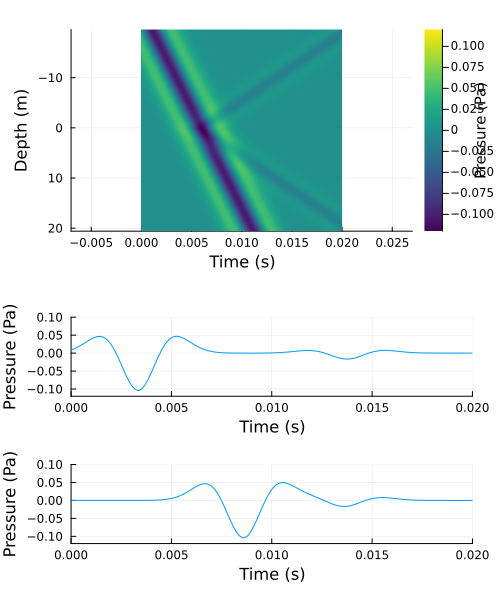

Reproduce this figure in Julia.
#--
# Threads.nthreads() displays number of available threads
# if ==1, start julia with JULIA_NUM_THREADS=4 julia
#--

#--
# If no graphics (X-windows) required, then ENV["GKSwstype"]="nul"
#--

using FDModBiotCyl
#
using CPUTime
using ProgressMeter
using Plots
using Printf
#

#--Suppressing graphics
#ENV["GKSwstype"]="nul"

@__DIR__
@__FILE__


#================
Drawing a model
================#
function drawmodel(Field_Var,nz,dz,nr,dr,LPML_r,LPML_z)
   println("Drawing a model...")
   zvec=[0:dz:(nz-1)*dz]
   rvec=[0:dr:(nr-1)*dr]
   R=(nr-1)*dr
#   plt1=heatmap(rvec,zvec,Vp,yflip=true,xlabel="R (m)",ylabel="Z (m)",ratio=1)
   plt1=heatmap(rvec,zvec,Field_Var,yflip=true,xlabel="R (m)",ylabel="Z (m)")
   plot!([0;R],ones(2)*(LPML_z-1)*dz,label="",color=:black)
   plot!([0;R],ones(2)*((nz-LPML_z+1)*dz),label="",color=:black)
   plot!(ones(2)*((nr-LPML_r+1)*dr),[0;(nz-1)*dz],label="",color=:black)
   display(plot(plt1))
   tmp_filename=@sprintf "tmp_FDmodel.png"
   tmp_filename_full=string(@__DIR__,"/",tmp_filename)
   png(tmp_filename_full)
   println("--------")
   println("Model config figure is saved in:", tmp_filename_full)
   println("--------")
end

#================
Drawing a snapshot
================#
function drawsnap(Data1,nz,dz,nr,dr,LPML_r,LPML_z,title_str)
   println("Drawing a snapshot...")
   zvec=[0:dz:(nz-1)*dz]
   rvec=[0:dr:(nr-1)*dr]
   R=(nr-1)*dr
   plt1=heatmap(rvec,zvec,Data1,yflip=true,xlabel="R (m)",ylabel="Z (m)",legend=:none)
   heatmap!(title=title_str)
   plot!([0;R],ones(2)*(LPML_z-1)*dz,label="",color=:black)
   plot!([0;R],ones(2)*((nz-LPML_z+1)*dz),label="",color=:black)
   plot!(ones(2)*((nr-LPML_r+1)*dr),[0;(nz-1)*dz],label="",color=:black)
   display(plot(plt1))
end


#===================================================
Creating a model for a borehole with a caliper change
====================================================#
function makemodel_Elastic_CaliperChange()
   #Necessary input matrices to the main loop function are:
   #Rho: Bulk density
   #Rhof: Fluid density
   #M,C,H: Poroelastic moduli
   #G: Formation shear modulus
   #D1,D2: Poroelastic moduli in Ou's formulation
   #Flag_AC,Flag_E: flag specifying acoustic region or elastic region
   #Other input parameters to the main loop function are:
   #ir_wall: grid number in the r direction at which a borehole wall starts (single value)
   #
   # This function creates the above input parameters assuming a borehole with a constant radius
   # embedded in an elastic two-layer medium


   #Model size
   nr=301 #samples
   nz=501 #samples
   dr=0.01 #meter
   dz=0.2 #meter


   #==============================================
   Initializing grain/frame parameters
   ==============================================#
   #First creating grain/frame parameters and then converting them
   #to necessary poroelastic parameters for our FD
   #----solid phase-----
   Km=zeros(nz,nr) #frame
   Ks=zeros(nz,nr) #grain
   G=zeros(nz,nr) #bulk
   Rho=zeros(nz,nr) #bulk (weighted average of Rhos and Rhof)
   Rhos=zeros(nz,nr) #grain
   #---fluid phase----
   Kf=zeros(nz,nr)
   Rhof=zeros(nz,nr)
   Kappa0=zeros(nz,nr) #static permeability (m^2, 1D=9.869E-13m^2)
   Eta=zeros(nz,nr) #dynamic viscosity Pa.s=kg/(m.s)
   #---other parameters---
   Phi=zeros(nz,nr)
   Tot=zeros(nz,nr) #Tortuosity factor (see Sidler 2014)
   #End initializing poroelastic parameters

   #==============================================
   Fluid parameters
   ==============================================#
   #Assuming that fluid properties are identical everywhere
   Kf[:,:]=ones(nz,nr)*2.25*10^9
   Rhof[:,:]=ones(nz,nr)*1000
   Eta[:,:]=ones(nz,nr)*1.0*10^(-3) #water 1E-3 Pa.s

   #========================================
   Inclusion of a borehole (acoustic media)
   ========================================#
   Flag_AC=zeros(nz,nr)
   #Borehole wall (homogeneous radius)
   ir_wall=6

   for iz=1:270
       Flag_AC[iz,1:ir_wall]=ones(ir_wall)
       Rho[iz,1:ir_wall]=ones(ir_wall)*Rhof[1,1] #Rho=Rhof
       G[iz,1:ir_wall]=ones(ir_wall)*0.0 #G=0
       Phi[iz,1:ir_wall]=ones(ir_wall) #Phi=1
       Km[iz,1:ir_wall]=ones(ir_wall)*0.0 #Km=0 (G=0,phi=0->M=C=H=Kf, Ou's)
       Ks[iz,1:ir_wall]=ones(ir_wall)*Kf[1,1] #
       Eta[iz,1:ir_wall]=ones(ir_wall)*0.0 #eta=0 (-> D2=0, Ou's)
   end

   #Caliper changes stepwise
   ir_wall2=7

   for iz=271:nz
       Flag_AC[iz,1:ir_wall2]=ones(ir_wall2)
       Rho[iz,1:ir_wall2]=ones(ir_wall2)*Rhof[1,1] #Rho=Rhof
       G[iz,1:ir_wall2]=ones(ir_wall2)*0.0 #G=0
       Phi[iz,1:ir_wall2]=ones(ir_wall2) #Phi=1
       Km[iz,1:ir_wall2]=ones(ir_wall2)*0.0 #Km=0 (G=0,phi=0->M=C=H=Kf, Ou's)
       Ks[iz,1:ir_wall2]=ones(ir_wall2)*Kf[1,1] #
       Eta[iz,1:ir_wall2]=ones(ir_wall2)*0.0 #eta=0 (-> D2=0, Ou's)
   end

   #==========================
   Elastic homogeneous media 
   ==========================#
   Flag_E=zeros(nz,nr)
   Vp1_elastic=4000.0 #Or, Specify K_elastic
   Vs1_elastic=2000.0
   Rho1_elastic=2500.0
   for iz=1:270 #Upper Elastic medium

       G_elastic=Vs1_elastic^2*Rho1_elastic
       K_elastic=Vp1_elastic^2*Rho1_elastic-4/3*G_elastic

       Flag_E[iz,ir_wall+1:end]=ones(nr-ir_wall)
       Rho[iz,ir_wall+1:end]=ones(nr-ir_wall)*Rho1_elastic #Rho=Rho_elastic
       Rhof[iz,ir_wall+1:end]=ones(nr-ir_wall)*Rho1_elastic #Rhof=Rho_elastic
       G[iz,ir_wall+1:end]=ones(nr-ir_wall)*G_elastic #G=Gs (Ou's)
       #--
       Phi[iz,ir_wall+1:end]=ones(nr-ir_wall)*0.0 #Phi=0
       Km[iz,ir_wall+1:end]=ones(nr-ir_wall)*K_elastic #Km
       Ks[iz,ir_wall+1:end]=ones(nr-ir_wall)*K_elastic #Ks=Km (-> M=Inf, Ou's)
       #--
       Kappa0[iz,ir_wall+1:end]=ones(nr-ir_wall)*0.0 #k0=0 (-> D1=D2=Inf, Ou's)
   end

   for iz=271:nz #Lower Elastic medium

       G_elastic=Vs1_elastic^2*Rho1_elastic
       K_elastic=Vp1_elastic^2*Rho1_elastic-4/3*G_elastic

       Flag_E[iz,ir_wall2+1:end]=ones(nr-ir_wall2)
       Rho[iz,ir_wall2+1:end]=ones(nr-ir_wall2)*Rho1_elastic #Rho=Rho_elastic
       Rhof[iz,ir_wall2+1:end]=ones(nr-ir_wall2)*Rho1_elastic #Rhof=Rho_elastic
       G[iz,ir_wall2+1:end]=ones(nr-ir_wall2)*G_elastic #G=Gs (Ou's)
       #--
       Phi[iz,ir_wall2+1:end]=ones(nr-ir_wall2)*0.0 #Phi=0
       Km[iz,ir_wall2+1:end]=ones(nr-ir_wall2)*K_elastic #Km
       Ks[iz,ir_wall2+1:end]=ones(nr-ir_wall2)*K_elastic #Ks=Km (-> M=Inf, Ou's)
       #--
       Kappa0[iz,ir_wall2+1:end]=ones(nr-ir_wall2)*0.0 #k0=0 (-> D1=D2=Inf, Ou's)
   end

   #=====================================================
   Converting grain/frame parameters into poroelastic parameters
   =====================================================#
   #Rho, Rhof, M, C, H, G, D1, D2
   #Rho as is
   #Rhof as is
   Alpha=ones(nz,nr)-Km./Ks
   M=( (Alpha-Phi)./Ks+Phi./Kf ).^(-1)
   C=M.*Alpha
   H=Km+4/3*G+M.*Alpha.^2
   #G as is
   D1=Tot.*Rhof./Phi #(1+2/m)*alpha_inf*rhof/phi
   D2=Eta./Kappa0

   #Correction of H and C for elastic media
   for ir=1:nr
      for iz=1:nz
         if(Flag_E[iz,ir]==1)
            H[iz,ir]=Ks[iz,ir]+4/3*G[iz,ir]
            C[iz,ir]=Ks[iz,ir] #Ou's
         end

         if(Flag_AC[iz,ir]==1)
#            D1[iz,ir]=1.0 #Guan's
            D1[iz,ir]=1000. #Ou's D1=rhof
            D2[iz,ir]=0. #Ou's D2=0
         end
      end
   end


   return nr,nz,dr,dz,Rho,Rhof,M,C,H,G,D1,D2,Flag_AC,Flag_E,ir_wall
end


#----MAIN loop function----
function main_loop!(nr,nz,dr,dz,Rho,Rhof,M,C,H,G,D1,D2,dt,nt,T,
   vr,vz,trr,tpp,tzz,trz,
   vfr,vfz,pf,
   ir_wall,
   Flag_AC,Flag_E,
   nrec,index_allrec_tii,rec_tii,
   LPML_r,LPML_z,PML_Wr,PML_Wz,PML_IWr,PML_Wr2,PML_Wz2,PML_IWr2,
   snapshots_vr,snapshots_vz,snapshots_tzz,nsnap,itvec_snap,nskip)

#println("start")

#--
Flag_vf_zero=get_Flag_vf_zero(Flag_AC,Flag_E,nr,nz)

#initializing matrices of PML
Prz_T,Pzz_T,Rz_T,Srz_T,PzzPE_T,RzPE_T,
Prz_B,Pzz_B,Rz_B,Srz_B,PzzPE_B,RzPE_B,
Prr_R,Qrp_R,Pzr_R,Qzp_R,Rr_R,Rp_R,Rrz_R,PrrPE_R,RrPE_R,RpPE_R,
Prr_TR,Qrp_TR,Prz_TR,Pzr_TR,Qzp_TR,Pzz_TR,Rr_TR,Rp_TR,Rz_TR,Rrz_TR,Srz_TR,PrrPE_TR,PzzPE_TR,RrPE_TR,RpPE_TR,RzPE_TR,
Prr_BR,Qrp_BR,Prz_BR,Pzr_BR,Qzp_BR,Pzz_BR,Rr_BR,Rp_BR,Rz_BR,Rrz_BR,Srz_BR,PrrPE_BR,PzzPE_BR,RrPE_BR,RpPE_BR,RzPE_BR=
init_PML_Por(LPML_r,LPML_z,nr,nz)

memT_vr,memT_vz,memT_trr,memT_tpp,memT_tzz,memT_trz,memT_vfr,memT_vfz,memT_pf,
memB_vr,memB_vz,memB_trr,memB_tpp,memB_tzz,memB_trz,memB_vfr,memB_vfz,memB_pf,
memR_vr,memR_vz,memR_trr,memR_tpp,memR_tzz,memR_trz,memR_vfr,memR_vfz,memR_pf=
init_memory_variables_Por(LPML_r,LPML_z,nr,nz)
#return


# Making sure RightBC for stress (zero values are trp and trz)
ApplyBCRight_stress!(vr,vz, #Use with flag_zero=1 (see ApplyBCRight_stress1D01)
    trz,
    G,nr,nz,dr,dz,dt)

#error()
@showprogress for ii=1:nt
#@showprogress for ii=1:1001
#for ii=1:1



#----Time at (ii-1)*dt---(updating velocities)-----

#--PML: save velocity at previous step
PML_save_vel!(memT_vr,memT_vz,memT_vfr,memT_vfz,
              memB_vr,memB_vz,memB_vfr,memB_vfz,
              memR_vr,memR_vz,memR_vfr,memR_vfz,
              vr,vz,vfr,vfz,nr,nz,LPML_z,LPML_r)
#println("update vel")

# Main velocity update!
update_velocity_1st_Por!(vr,vz,trr,tpp,tzz,trz,vfr,vfz,pf,Rho,Rhof,D1,D2,Flag_vf_zero,nr,nz,dr,dz,dt,LPML_z,LPML_r)

#error()

#PML: update velocity
PML_update_vel!(vr,vz,trr,tpp,tzz,trz,vfr,vfz,pf,
              Rho,Rhof,D1,D2,Flag_vf_zero,nr,nz,dr,dz,dt,
              Prz_T,Pzz_T,PzzPE_T,
              Prz_B,Pzz_B,PzzPE_B,
              Prr_R,Qrp_R,Pzr_R,Qzp_R,Rr_R,Rp_R,Rrz_R,
              PrrPE_R,RrPE_R,RpPE_R,
              Prz_TR,Pzz_TR,PzzPE_TR,
              Prr_TR,Qrp_TR,Pzr_TR,Qzp_TR,Rr_TR,Rp_TR,Rrz_TR,
              PrrPE_TR,RrPE_TR,RpPE_TR,
              Prz_BR,Pzz_BR,PzzPE_BR,
              Prr_BR,Qrp_BR,Pzr_BR,Qzp_BR,Rr_BR,Rp_BR,Rrz_BR,
              PrrPE_BR,RrPE_BR,RpPE_BR,
              LPML_z,LPML_r)
#println("update vel Left")

# Making sure RightBC for velocity (zero values are vr)
ApplyBCRight_vel!(vr,vz,
      trr,tpp,tzz,trz,
      vfr,vfz,pf,
      Rho,Rhof,D1,D2,Flag_vf_zero,nr,nz,dr,dz,dt)

#---velocity B.Cs-----
#Periodic Left Edge
ApplyBCLeft_vel!(vr,vz,trr,tpp,tzz,trz,vfr,vfz,pf,
                          Rho,Rhof,D1,D2,Flag_vf_zero,
                          nr,nz,dr,dz,dt,
                          Prz_T,Pzz_T,PzzPE_T,
                          Prz_B,Pzz_B,PzzPE_B,
                          LPML_z)


#PML: update memory variables for stress (Rx and Sxx) using velocity at two time steps
PML_update_memRS!(Rz_T,Srz_T,RzPE_T,
                  Rz_B,Srz_B,RzPE_B,
                  Rr_R,Rp_R,Rrz_R,RrPE_R,RpPE_R,
                  Rr_TR,Rp_TR,Rz_TR,Rrz_TR,Srz_TR,RrPE_TR,RpPE_TR,RzPE_TR,
                  Rr_BR,Rp_BR,Rz_BR,Rrz_BR,Srz_BR,RrPE_BR,RpPE_BR,RzPE_BR,
                  memT_vr,memT_vz,memT_vfr,memT_vfz,
                  memB_vr,memB_vz,memB_vfr,memB_vfz,
                  memR_vr,memR_vz,memR_vfr,memR_vfz,
                  vr,vz,vfr,vfz,nr,nz,dr,dz,dt,LPML_z,LPML_r,PML_Wz,PML_Wr,PML_IWr,PML_Wz2,PML_Wr2,PML_IWr2)

#--src injection (velocity)
#srcamp=src_func[ii]
#srcapply!(vz,src_index,src_dn,srcamp)
#srcapply!(vr,src_index,src_dn,srcamp)

#----Time at (ii-1)*dt+dt/2----(updating stress)---


#--PML: save stress at previous step
PML_save_stress!(memT_trr,memT_tpp,memT_tzz,memT_trz,memT_pf,
                 memB_trr,memB_tpp,memB_tzz,memB_trz,memB_pf,
                 memR_trr,memR_tpp,memR_tzz,memR_trz,memR_pf,
                 trr,tpp,tzz,trz,pf,nr,nz,LPML_z,LPML_r)

#println("update stress")

# Main stress update!
update_stress_1st_Por!(vr,vz,trr,tpp,tzz,trz,vfr,vfz,pf,
     M,C,H,G,nr,nz,dr,dz,dt,LPML_z,LPML_r)
#error()

#PML: stress update
PML_update_stress!(vr,vz,trr,tpp,tzz,trz,vfr,vfz,pf,
                  M,C,H,G,nr,nz,dr,dz,dt,
                  Rz_T,Srz_T,RzPE_T,
                  Rz_B,Srz_B,RzPE_B,
                  Rr_R,Rp_R,Rrz_R,RrPE_R,RpPE_R,
                  Rr_TR,Rp_TR,Rz_TR,Rrz_TR,Srz_TR,RrPE_TR,RpPE_TR,RzPE_TR,
                  Rr_BR,Rp_BR,Rz_BR,Rrz_BR,Srz_BR,RrPE_BR,RpPE_BR,RzPE_BR,
                  LPML_z,LPML_r)

# Making sure RightBC for stress (zero values are trp and trz)
ApplyBCRight_stress!(vr,vz, #Use with flag_zero=1 (see ApplyBCRight_stress1D01)
     trz,
     G,nr,nz,dr,dz,dt)

#---stress B.Cs
#println("update stress Left")
ApplyBCLeft_stress!(vr,vz,trr,tpp,tzz,trz,vfr,vfz,pf,
                    M,C,H,G,nr,nz,dr,dz,dt,
                    Rz_T,Srz_T,RzPE_T,
                    Rz_B,Srz_B,RzPE_B,
                    LPML_z)

#--src injection (stress:monopole src)
#srcamp=-src_func[ii]
#srcapply!(pf,src_index,src_dn,-srcamp)
#srcapply!(tzz,src_index,src_dn,srcamp)
#srcapply!(trr,src_index,src_dn,srcamp)
#srcapply!(tpp,src_index,src_dn,srcamp)


#--PML: update memory variables for velocity (Pxx and Qxx) using stress at two time steps
PML_update_memPQ!(Prz_T,Pzz_T,PzzPE_T,
                  Prz_B,Pzz_B,PzzPE_B,
                  Prr_R,Qrp_R,Pzr_R,Qzp_R,PrrPE_R,
                  Prr_TR,Qrp_TR,Prz_TR,Pzr_TR,Qzp_TR,Pzz_TR,PrrPE_TR,PzzPE_TR,
                  Prr_BR,Qrp_BR,Prz_BR,Pzr_BR,Qzp_BR,Pzz_BR,PrrPE_BR,PzzPE_BR,
                  memT_trr,memT_tpp,memT_tzz,memT_trz,memT_pf,
                  memB_trr,memB_tpp,memB_tzz,memB_trz,memB_pf,
                  memR_trr,memR_tpp,memR_tzz,memR_trz,memR_pf,
                  trr,tpp,tzz,trz,pf,nr,nz,dr,dz,dt,LPML_z,LPML_r,PML_Wz,PML_Wr,PML_IWr,PML_Wz2,PML_Wr2,PML_IWr2)

#-----End of updating field----

#println("receiver")
#Receiver field (extraction)
#getRecData_from_index!(vr,rec_vr,index_allrec_vr,nrec,ii)
#getRecData_from_index!(vz,rec_vz,index_allrec_vz,nrec,ii)
getRecData_from_index!(trr,rec_tii,index_allrec_tii,nrec,ii)



#--Snapshots
#println("check snap")
check_snap=findall(x -> x==ii,itvec_snap)
if (length(check_snap)!=0)
   println("ii=",ii)
   cnt_snap=Int(check_snap[1])
   get_snapshots!(snapshots_vz,cnt_snap,vz,nr,nz)
   get_snapshots!(snapshots_vr,cnt_snap,vr,nr,nz)
   get_snapshots!(snapshots_tzz,cnt_snap,tzz,nr,nz)

   drawsnap(snapshots_tzz[:,:,cnt_snap],nz,dz,nr,dr,
            LPML_r,LPML_z,"Snapshots: Tzz")

end

end #i Time

end #function
#------------------------------

#-----ENTRY POINT HERE----
CPUtic()
start=time()

#======================
General variables
======================#

#time samples
dt=0.125E-5
nt=16001
T=(nt-1)*dt
tvec=range(0.0,T,length=nt) # range object (no memory allocation)
tvec=collect(tvec) # a vector

#PML thickness in samples
LPML_r=51
LPML_z=31

#======================
Creating model
======================#
nr,nz,dr,dz,Rho,Rhof,M,C,H,G,D1,D2,Flag_AC,Flag_E,ir_wall=makemodel_Elastic_CaliperChange()
drawmodel(H,nz,dz,nr,dr,LPML_r,LPML_z)
#error()

#======================
Stability check
======================#
Vmax=maximum((H./Rho).^(0.5))
check_stability01(dt,dr,Vmax,0)
check_stability01(dt,dz,Vmax,0)

#======================
Creating src wavelet
======================#
f0=200 #src Freq
delay=1/f0*1.0
src_func=myricker2(tvec,f0,delay,2) #when using 2nd derivative Gaussian (Ricker wavelet with a negative sign)
tmp_maxamp=maximum(map(abs,src_func))
#Note: Peng_solution() assumes unit vz. Therefore, src_func above will be interpreted as vz.
#The following scaling of 1/(rho*Vp) makes the incident wave unit amplitude Ricker wavelet for tzz.
src_func=src_func/(2500*4000)

src_func=src_func/tmp_maxamp
display(plot(tvec,src_func[:],title="src function"))
tmpfilename_src=string(@__DIR__,"/src_function.png")
png(tmpfilename_src)
println("Source signature figure saved in ",tmpfilename_src)

#================================
Src depth where a plane P wave
starts to propagate downward
================================#
srcdepth=30. #meter

#==============================
Initializig field variables
==============================#
# Initial conditions of a plane P wave
vr,vz,trr,tpp,tzz,trz,
vfr,vfz,pf,
vz_srcBC,vr_srcBC,
trr_srcBC,tpp_srcBC,tzz_srcBC,trz_srcBC,
vz_init,vr_init,trr_init,tpp_init,tzz_init,
trz_init,
src_iz,noffset,
f0=initialize_planewave(nr,nz,dr,dz,ir_wall,Rho,H,G,nt,tvec,dt,src_func,srcdepth,f0,delay)
# Initializing PML field variables
LPML_r,LPML_z,PML_Wr,PML_Wz,
PML_IWr,PML_Wr2,PML_Wz2,PML_IWr2=init_PML_profile(LPML_r,LPML_z,Vmax,dr,dz,nr,f0)
#PML_check(LPML_r,LPML_z,Vmax,dr,dz,f0)
#error()
#==============================
Check model
==============================#
drawmodel(vz_init,nz,dz,nr,dr,LPML_r,LPML_z)

#===================
Receiver geometry
====================#
#Fluid pressure at borehole center
nrec=nz
recgeom=zeros(nrec,2) #(z,r)
for irec=1:nrec
   recgeom[irec,1]=dz*(irec-1)
   recgeom[irec,2]=0.0
end
rec_tii,index_allrec_tii=init_receiver_hydrophone(recgeom,nrec,dr,dz,nr,nz,nt)



#==============================
Snapshot settings
==============================#
nskip=2000 #change here to adjust time sampling (1~nt)
snapshots_vz,nsnap,itvec_snap=init_snapshots(nt,nz,nr,nskip)
snapshots_vr,nsnap,itvec_snap=init_snapshots(nt,nz,nr,nskip)
snapshots_tzz,nsnap,itvec_snap=init_snapshots(nt,nz,nr,nskip)
#error()

#==============================
Start main FD Loop
==============================#

main_loop!(nr,nz,dr,dz,Rho,Rhof,M,C,H,G,D1,D2,dt,nt,T,
   vr_init,vz_init,trr_init,tpp_init,tzz_init,trz_init,
   vfr,vfz,pf,
   ir_wall,
   Flag_AC,Flag_E,
   nrec,index_allrec_tii,rec_tii,
   LPML_r,LPML_z,PML_Wr,PML_Wz,PML_IWr,PML_Wr2,PML_Wz2,PML_IWr2,
   snapshots_vr,snapshots_vz,snapshots_tzz,nsnap,itvec_snap,nskip)


CPUtoc()
println("elapsed real time: ", round(time() - start;digits=3)," seconds")

println("FD finished without a problem.")

#==============================
Figure outputs
==============================#
println("Plotting receiver responses...")
FD_z0=269*dz+dz/2 #depth of the caliper-change boundary
offset=recgeom[:,1]-FD_z0*ones(size(recgeom[:,1]))
plt1 = heatmap(    
    tvec[1:10:end],
    offset[173:373],
    transpose(-rec_tii[1:10:end, 173:373]),
    xlabel = "Time (s)",
    ylabel = "Depth (m)",
    colorbar_title  = "Pressure (Pa)",
    yflip  = true,
    c      = :viridis, 
    aspect_ratio=0.0005,
    colorbar = true,
    clims=(-0.12,0.12)
)

plt2 = plot(
    tvec[:],
    -rec_tii[:,218],
    xlabel = "Time (s)",
    ylabel = "Pressure (Pa)",
    label  = "",
    ylims  = (-0.12, 0.1),
    xlims  = (0, 0.02),
    yticks = [-0.1, -0.05, 0, 0.05, 0.1]
)

plt3 = plot(
    tvec[:],
    -rec_tii[:,323],
    xlabel = "Time (s)",
    ylabel = "Pressure (Pa)",
    label  = "",
    ylims  = (-0.12, 0.1),
    xlims  = (0, 0.02),
    yticks = [-0.1, -0.05, 0, 0.05, 0.1]
)

custom_layout = @layout [ a{0.6h}; b{0.2h}; c{0.2h} ]
fig = plot(plt1, plt2, plt3;
    layout = custom_layout,
    size = (500,600),
)

display(fig)
script_dir = @__DIR__ 
savefig(fig, joinpath(script_dir, "VSP_Caliper_Change.png"))
